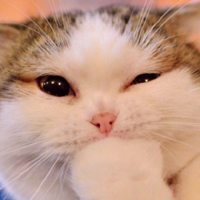
#> input picture img/cat.jpg, 200 x 200 px
$ python zhifangtu_test.py
#> lines starting #> are read from the running program, lines starting #| are printed output that depends on the picture
import cv2 as cv
import matplotlib.pyplot as plt

# 读取图像
img = cv.imread("../img/cat.jpg", 0)
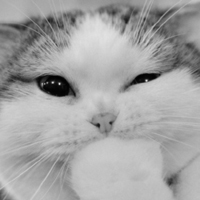
#> img: shape (200, 200); min 1, max 226, mean 164
hist = cv.calcHist([img], [0], None, [256], [0, 256])
#> hist = 256 values, max 927 at index 194, min 0 at index 0, mean 156.2
print(hist.shape)
#| (256, 1)

# 绘制图像
plt.hist(img.ravel(), 256)
plt.show()
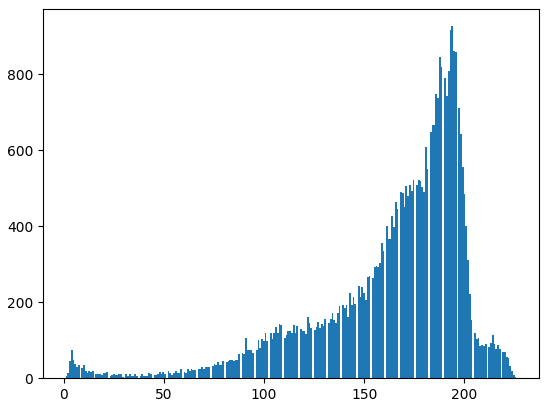
#> figure drawn by matplotlib, 1 panel; tallest bar 927 high, from x = 193.5 to 194.4

# 绘制彩色曲线
img = cv.imread("../img/cat.jpg")
#> img is the input picture: shape (200, 200, 3); mean B, G, R 134.4, 154.4, 193.9
color = ('b', 'g', 'r')
for i, col in enumerate(color):
    histr = cv.calcHist([img], [i], None, [256], [0, 256])
    plt.plot(histr, color=col)
    plt.xlim([0, 256])
plt.show()
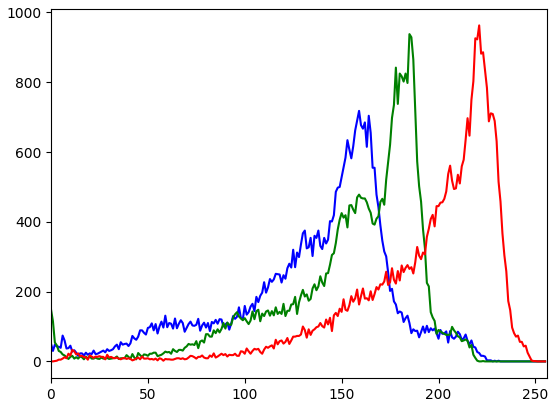
#> figure drawn by matplotlib, 1 panel; curve peaks at x = 159, y = 718; curve peaks at x = 185, y = 938; curve peaks at x = 221, y = 963
